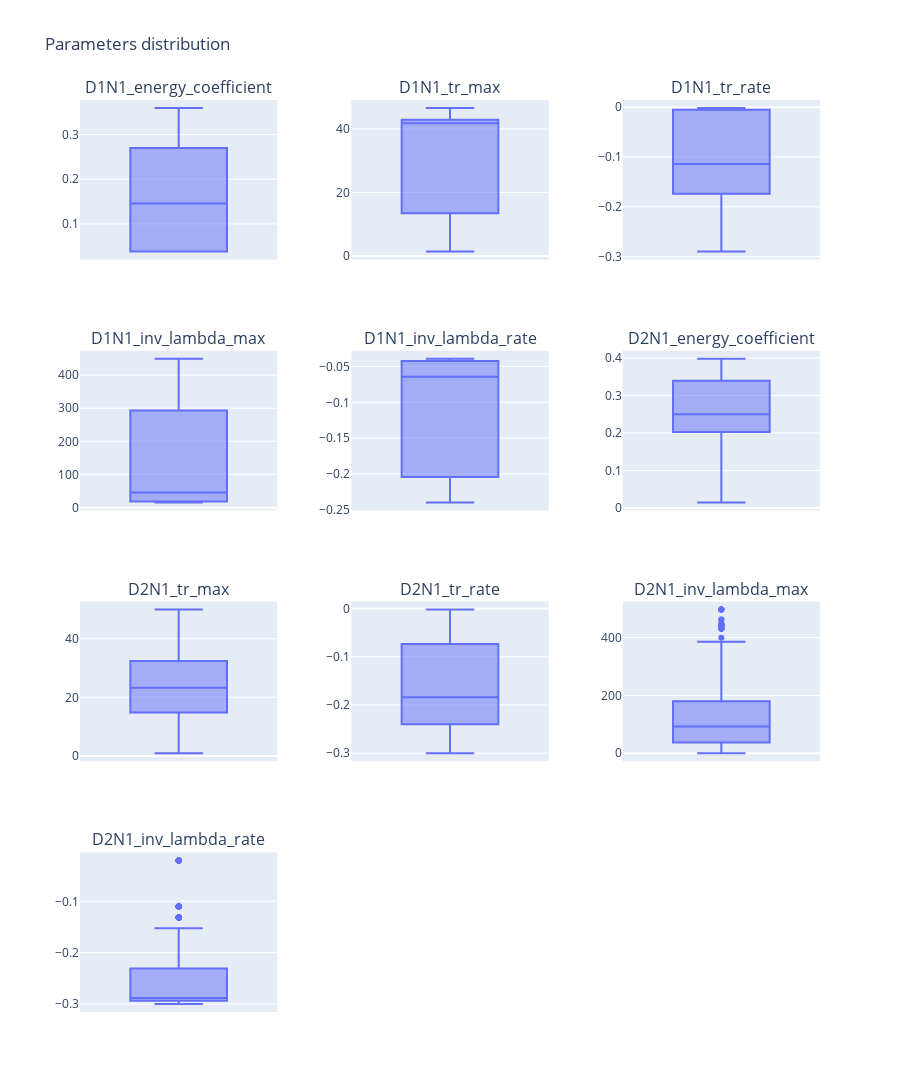

Write notebook code for a chart like this one.
### Code cell
viewer.box_plot(3, nbest=1000)

### Figure 1 — Plotly figure (JSON) as saved in the notebook; plotly's stock layout.template omitted (floating-point values rounded to 4 significant figures; data arrays with more than 128 entries replaced by an {"elided": "..."} marker saying what was removed)
{"data": [{"alignmentgroup": "True", "hovertemplate": "D1N1_energy_coefficient=%{y}<extra></extra>", "legendgroup": "", "marker": {"color": "#636efa"}, "name": "", "notched": false, "offsetgroup": "", "orientation": "v", "showlegend": false, "type": "box", "x0": " ", "xaxis": "x", "y": {"elided": "1000 float values"}, "y0": " ", "yaxis": "y"}, {"alignmentgroup": "True", "hovertemplate": "D1N1_tr_max=%{y}<extra></extra>", "legendgroup": "", "marker": {"color": "#636efa"}, "name": "", "notched": false, "offsetgroup": "", "orientation": "v", "showlegend": false, "type": "box", "x0": " ", "xaxis": "x2", "y": {"elided": "1000 float values"}, "y0": " ", "yaxis": "y2"}, {"alignmentgroup": "True", "hovertemplate": "D1N1_tr_rate=%{y}<extra></extra>", "legendgroup": "", "marker": {"color": "#636efa"}, "name": "", "notched": false, "offsetgroup": "", "orientation": "v", "showlegend": false, "type": "box", "x0": " ", "xaxis": "x3", "y": {"elided": "1000 float values"}, "y0": " ", "yaxis": "y3"}, {"alignmentgroup": "True", "hovertemplate": "D1N1_inv_lambda_max=%{y}<extra></extra>", "legendgroup": "", "marker": {"color": "#636efa"}, "name": "", "notched": false, "offsetgroup": "", "orientation": "v", "showlegend": false, "type": "box", "x0": " ", "xaxis": "x4", "y": {"elided": "1000 float values"}, "y0": " ", "yaxis": "y4"}, {"alignmentgroup": "True", "hovertemplate": "D1N1_inv_lambda_rate=%{y}<extra></extra>", "legendgroup": "", "marker": {"color": "#636efa"}, "name": "", "notched": false, "offsetgroup": "", "orientation": "v", "showlegend": false, "type": "box", "x0": " ", "xaxis": "x5", "y": {"elided": "1000 float values"}, "y0": " ", "yaxis": "y5"}, {"alignmentgroup": "True", "hovertemplate": "D2N1_energy_coefficient=%{y}<extra></extra>", "legendgroup": "", "marker": {"color": "#636efa"}, "name": "", "notched": false, "offsetgroup": "", "orientation": "v", "showlegend": false, "type": "box", "x0": " ", "xaxis": "x6", "y": {"elided": "1000 float values"}, "y0": " ", "yaxis": "y6"}, {"alignmentgroup": "True", "hovertemplate": "D2N1_tr_max=%{y}<extra></extra>", "legendgroup": "", "marker": {"color": "#636efa"}, "name": "", "notched": false, "offsetgroup": "", "orientation": "v", "showlegend": false, "type": "box", "x0": " ", "xaxis": "x7", "y": {"elided": "1000 float values"}, "y0": " ", "yaxis": "y7"}, {"alignmentgroup": "True", "hovertemplate": "D2N1_tr_rate=%{y}<extra></extra>", "legendgroup": "", "marker": {"color": "#636efa"}, "name": "", "notched": false, "offsetgroup": "", "orientation": "v", "showlegend": false, "type": "box", "x0": " ", "xaxis": "x8", "y": {"elided": "1000 float values"}, "y0": " ", "yaxis": "y8"}, {"alignmentgroup": "True", "hovertemplate": "D2N1_inv_lambda_max=%{y}<extra></extra>", "legendgroup": "", "marker": {"color": "#636efa"}, "name": "", "notched": false, "offsetgroup": "", "orientation": "v", "showlegend": false, "type": "box", "x0": " ", "xaxis": "x9", "y": {"elided": "1000 float values"}, "y0": " ", "yaxis": "y9"}, {"alignmentgroup": "True", "hovertemplate": "D2N1_inv_lambda_rate=%{y}<extra></extra>", "legendgroup": "", "marker": {"color": "#636efa"}, "name": "", "notched": false, "offsetgroup": "", "orientation": "v", "showlegend": false, "type": "box", "x0": " ", "xaxis": "x10", "y": {"elided": "1000 float values"}, "y0": " ", "yaxis": "y10"}], "layout": {"annotations": [{"font": {"size": 16}, "showarrow": false, "text": "D1N1_energy_coefficient", "x": 0.1333, "xanchor": "center", "xref": "paper", "y": 1, "yanchor": "bottom", "yref": "paper"}, {"font": {"size": 16}, "showarrow": false, "text": "D1N1_tr_max", "x": 0.5, "xanchor": "center", "xref": "paper", "y": 1, "yanchor": "bottom", "yref": "paper"}, {"font": {"size": 16}, "showarrow": false, "text": "D1N1_tr_rate", "x": 0.8667, "xanchor": "center", "xref": "paper", "y": 1, "yanchor": "bottom", "yref": "paper"}, {"font": {"size": 16}, "showarrow": false, "text": "D1N1_inv_lambda_max", "x": 0.1333, "xanchor": "center", "xref": "paper", "y": 0.725, "yanchor": "bottom", "yref": "paper"}, {"font": {"size": 16}, "showarrow": false, "text": "D1N1_inv_lambda_rate", "x": 0.5, "xanchor": "center", "xref": "paper", "y": 0.725, "yanchor": "bottom", "yref": "paper"}, {"font": {"size": 16}, "showarrow": false, "text": "D2N1_energy_coefficient", "x": 0.8667, "xanchor": "center", "xref": "paper", "y": 0.725, "yanchor": "bottom", "yref": "paper"}, {"font": {"size": 16}, "showarrow": false, "text": "D2N1_tr_max", "x": 0.1333, "xanchor": "center", "xref": "paper", "y": 0.45, "yanchor": "bottom", "yref": "paper"}, {"font": {"size": 16}, "showarrow": false, "text": "D2N1_tr_rate", "x": 0.5, "xanchor": "center", "xref": "paper", "y": 0.45, "yanchor": "bottom", "yref": "paper"}, {"font": {"size": 16}, "showarrow": false, "text": "D2N1_inv_lambda_max", "x": 0.8667, "xanchor": "center", "xref": "paper", "y": 0.45, "yanchor": "bottom", "yref": "paper"}, {"font": {"size": 16}, "showarrow": false, "text": "D2N1_inv_lambda_rate", "x": 0.1333, "xanchor": "center", "xref": "paper", "y": 0.175, "yanchor": "bottom", "yref": "paper"}], "height": 1200, "title": {"text": "Parameters distribution"}, "width": 900, "xaxis": {"anchor": "y", "domain": [0, 0.2667]}, "xaxis10": {"anchor": "y10", "domain": [0, 0.2667]}, "xaxis11": {"anchor": "y11", "domain": [0.3667, 0.6333]}, "xaxis12": {"anchor": "y12", "domain": [0.7333, 1]}, "xaxis2": {"anchor": "y2", "domain": [0.3667, 0.6333]}, "xaxis3": {"anchor": "y3", "domain": [0.7333, 1]}, "xaxis4": {"anchor": "y4", "domain": [0, 0.2667]}, "xaxis5": {"anchor": "y5", "domain": [0.3667, 0.6333]}, "xaxis6": {"anchor": "y6", "domain": [0.7333, 1]}, "xaxis7": {"anchor": "y7", "domain": [0, 0.2667]}, "xaxis8": {"anchor": "y8", "domain": [0.3667, 0.6333]}, "xaxis9": {"anchor": "y9", "domain": [0.7333, 1]}, "yaxis": {"anchor": "x", "domain": [0.825, 1]}, "yaxis10": {"anchor": "x10", "domain": [0, 0.175]}, "yaxis11": {"anchor": "x11", "domain": [0, 0.175]}, "yaxis12": {"anchor": "x12", "domain": [0, 0.175]}, "yaxis2": {"anchor": "x2", "domain": [0.825, 1]}, "yaxis3": {"anchor": "x3", "domain": [0.825, 1]}, "yaxis4": {"anchor": "x4", "domain": [0.55, 0.725]}, "yaxis5": {"anchor": "x5", "domain": [0.55, 0.725]}, "yaxis6": {"anchor": "x6", "domain": [0.55, 0.725]}, "yaxis7": {"anchor": "x7", "domain": [0.275, 0.45]}, "yaxis8": {"anchor": "x8", "domain": [0.275, 0.45]}, "yaxis9": {"anchor": "x9", "domain": [0.275, 0.45]}}}
